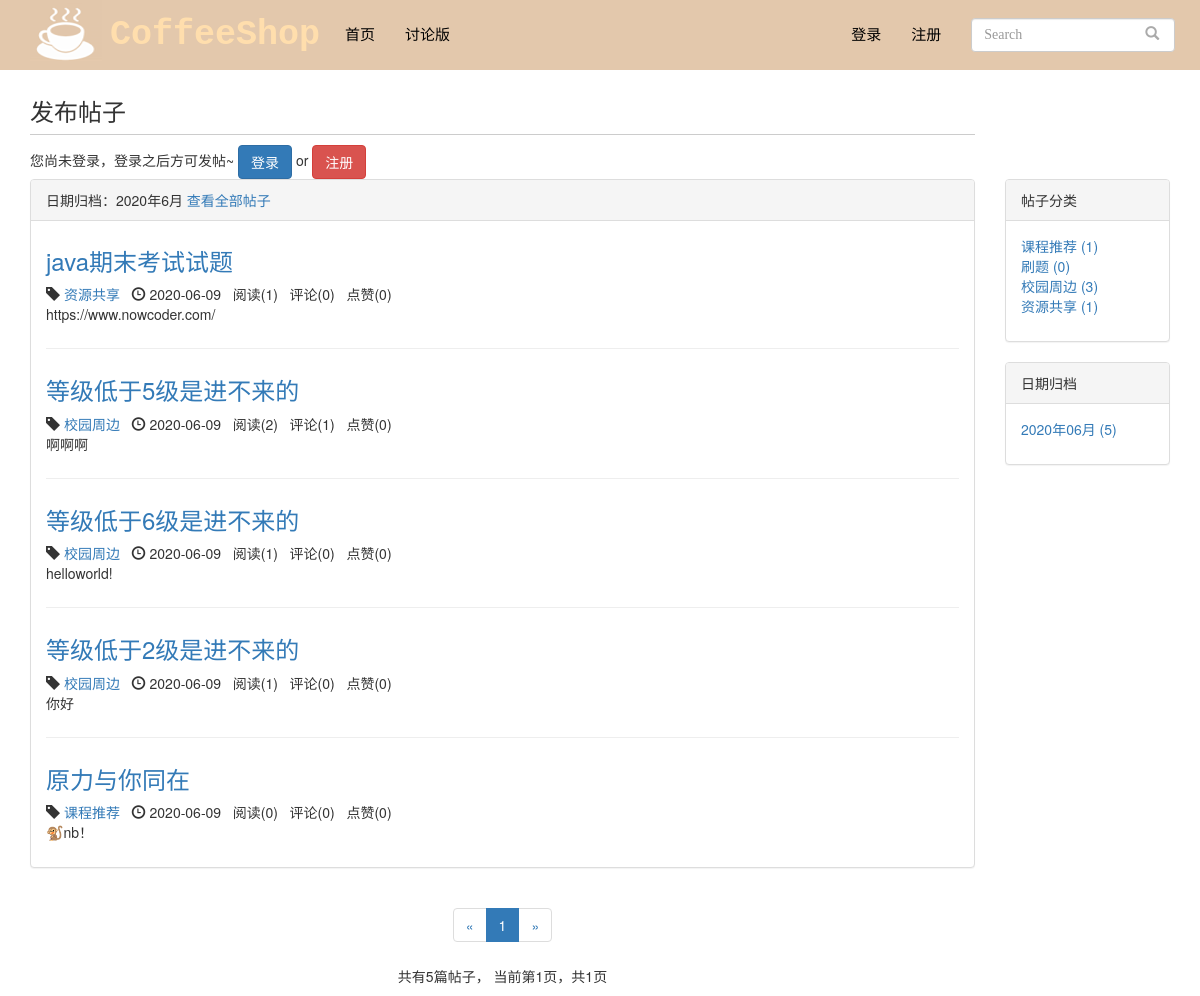
The app's page /blog/date/2020/6 with its own data.
### blog/models.py (models this page shows, shortened)
class Blog(models.Model, ReadNumExpandMethod):
    title = models.CharField(max_length=50)
    blog_type = models.ForeignKey(BlogType, on_delete=models.CASCADE)
    content = RichTextUploadingField()
    author = models.ForeignKey(User, on_delete=models.CASCADE)
    read_details = GenericRelation(ReadDetail)
    created_time = models.DateTimeField(auto_now_add=True)
    last_updated_time = models.DateTimeField(auto_now=True)
    blog_limit=models.IntegerField(default=0)
    class Meta:
        ordering = ['-created_time']

class BlogType(models.Model):
    type_name = models.CharField(max_length=15)
    def __str__(self):
        return self.type_name

### read_statistics/models.py (models this page shows)
class ReadNum(models.Model):
    read_num = models.IntegerField(default=0)
    content_type = models.ForeignKey(ContentType, on_delete=models.CASCADE)
    object_id = models.PositiveIntegerField()
    content_object = GenericForeignKey('content_type', 'object_id')

### likes/models.py (models this page shows)
class LikeCount(models.Model):
    content_type = models.ForeignKey(ContentType, on_delete=models.CASCADE)
    object_id = models.PositiveIntegerField()
    content_object = GenericForeignKey('content_type', 'object_id')
    liked_num = models.IntegerField(default=0)

### blog/views.py (the view)
# urls.py: path('date/<int:year>/<int:month>', views.blogs_with_date, name="blogs_with_date"),
def blogs_with_date(request, year, month):
    blogs_all_list = Blog.objects.filter(created_time__year=year, created_time__month=month)
    context = get_blog_list_common_data(request, blogs_all_list)
    context['blogs_with_date'] = '%s年%s月' % (year, month)
    return render(request, 'blog/blogs_with_date.html', context)

### user/forms.py (shortened to what this page needs)
class LoginForm(forms.Form):
    username_or_email = forms.CharField(
        label='用户名或邮箱',
        widget=forms.TextInput(attrs={'class':'form-control', 'placeholder':'请输入用户名或邮箱'})
    )
    password = forms.CharField(label='密码',
                               widget=forms.PasswordInput(attrs={'class':'form-control', 'placeholder':'请输入密码'}))

### comment/templatetags/comment_tags.py (called while the page is built)
@register.simple_tag
def get_comment_count(obj):
    content_type = ContentType.objects.get_for_model(obj)
    return Comment.objects.filter(content_type=content_type, object_id=obj.pk).count()

### likes/templatetags/likes_tags.py (called while the page is built)
@register.simple_tag
def get_like_count(obj):
    content_type = ContentType.objects.get_for_model(obj)
    like_count, created = LikeCount.objects.get_or_create(content_type=content_type, object_id=obj.pk)
    return like_count.liked_num

### read_statistics/models.py (called while the page is built)
    def get_read_num(self):
        try:
            ct = ContentType.objects.get_for_model(self)
            readnum = ReadNum.objects.get(content_type=ct, object_id=self.pk)
            return readnum.read_num
        except exceptions.ObjectDoesNotExist:
            return 0

### user/context_processors.py (called while the page is built)
def login_modal_form(request):
    return {'login_modal_form': LoginForm()}

### blog/templates/blog/blogs_with_date.html (shortened to what this page needs)
{% extends 'blog/blog_list.html' %}
{% block blog_list_title %}
    日期归档：{{ blogs_with_date }}
    <a href="{% url 'blog_list' %}">查看全部帖子</a>
{% endblock %}

### blog/templates/blog/blog_list.html (shortened to what this page needs)
{% extends 'base.html' %}
{% block nav_blog_active %}active{% endblock %}
{% load staticfiles %}
{% load comment_tags %}
{% load likes_tags %}
{% block header_extends %}
    <link rel="stylesheet" href="{% static 'blog/blog.css' %}">
{% endblock %}
{% block content %}
    <div class="container">
        <div class="row">
            <div class="col-xs-12 col-sm-8 col-md-9 col-lg-10">
                <div >
                    <div class="comment-area">
                    <h3 class="comment-area-title">发布帖子</h3>
                    {% if user.is_authenticated %}
                        <form action="{% url 'update_blog' %}" method="POST" style="overflow:hidden">
                            <label>{{ user.get_username }}，欢迎发帖~</label>
                            {% csrf_token %}
                            <div class="form-group">
                            <input type="text" name="title" class="form-control">
                            </div>
                            <div class="form-group">
                            <select name=blog_type class="form-control">
                            {% for blog_type in blog_types %}
                                <option value="{{ blog_type.pk }}">{{ blog_type.type_name }}</option>
                             {% endfor %}
                            </select>
                            </div>
                            <div class="form-group">
                            <select name=blog_limit class="form-control">
                                <option value="0">LV.0</option>
                                <option value="1">LV.1</option>
                                <option value="2">LV.2</option>
                                <option value="3">LV.3</option>
                                <option value="4">LV.4</option>
                                <option value="5">LV.5</option>
                                <option value="6">LV.6</option>
                            </select>
                            </div>
                            {% for field in blog_form %}
                                {{ field }}
                            {% endfor %}
                            <input type="submit" value="发布" class="btn btn-primary pull-right">
                        </form>
                    {% else %}
                        您尚未登录，登录之后方可发帖~
                        <a class="btn btn-primary" href="{% url 'login' %}?from={{ request.get_full_path }}">登录</a>
                        <span> or </span>
                        <a class="btn btn-danger" href="{% url 'register' %}?from={{ request.get_full_path }}">注册</a>
                    {% endif %}
                    </div>
                </div>
            </div>
        </div>
    </div>
    <div class="container">
        <div class="row">
            <div class="col-xs-12 col-sm-8 col-md-9 col-lg-10">
                <div class="panel panel-default">
                    <div class="panel-heading">{% block blog_list_title %}帖子列表{% endblock %}</div>
                    <div class="panel-body">
                        {% for blog in blogs %}
                            <div class="blog">
                                <h3><a href="{% url 'blog_detail' blog.pk %}">{{ blog.title }}</a></h3>
                                <p class="blog-info">
                                    <span class="glyphicon glyphicon-tag"></span> <a href="{% url 'blogs_with_type' blog.blog_type.pk %}">{{ blog.blog_type }}</a>&nbsp;&nbsp;
                                    <span class="glyphicon glyphicon-time"></span> {{ blog.created_time|date:"Y-m-d" }}&nbsp;&nbsp;
                                    阅读({{ blog.get_read_num }})&nbsp;&nbsp;
                                    评论({% get_comment_count blog %})&nbsp;&nbsp;
                                    点赞({% get_like_count blog %})
                                </p>
                                <p>{{ blog.content|striptags|truncatechars_html:120 }}</p>
                            </div>
                        {% empty %}
                            <div class="blog">
                                <h3>暂无帖子，敬请期待</h3>
                            </div>
                        {% endfor %}
                    </div>
                </div>
                <div class="paginator">
                    <ul class="pagination">
                        <li>
                            {% if page_of_blogs.has_previous %}
                                <a href="?page={{ page_of_blogs.previous_page_number }}" aria-label="Previous">
                                    <span aria-hidden="true">&laquo;</span>
                                </a>
                            {% else %}
                                <span aria-hidden="true">&laquo;</span>
                            {% endif %}
                        </li>
                        {% for page_num in page_range %}
                            {% if page_num == page_of_blogs.number %}
                                <li class="active"><span>{{ page_num }}</span></li>
                            {% else %}
                                {% if page_num == '...' %}
                                    <li><span>{{ page_num }}</span></li>
                                {% else %}
                                    <li><a href="?page={{ page_num }}">{{ page_num }}</a></li>
                                {% endif %}
                            {% endif %}
                        {% endfor %}
                        <li>
                            {% if page_of_blogs.has_next %}
                                <a href="?page={{ page_of_blogs.next_page_number }}" aria-label="Next">
                                    <span aria-hidden="true">&raquo;</span>
                                </a>
                            {% else %}
                                <span aria-hidden="true">&raquo;</span>
                            {% endif %}
                        </li>
                    </ul>
                    <p>
                        共有{{ page_of_blogs.paginator.count }}篇帖子，
                        当前第{{ page_of_blogs.number }}页，共{{ page_of_blogs.paginator.num_pages }}页
                    </p>
                </div>
            </div>
            <div class="hidden-xs col-sm-4 col-md-3 col-lg-2">
                <div class="panel panel-default">
                    <div class="panel-heading">帖子分类</div>
                    <div class="panel-body">
                        <ul class="blog-types">
                            {% for blog_type in blog_types %}
                                <li>
                                    <a href="{% url 'blogs_with_type' blog_type.pk %}">
                                        {{ blog_type.type_name }} ({{ blog_type.blog_count }})
                                    </a>
                                </li>
                            {% empty %}
                                <li>暂无分类</li>
                            {% endfor %}
                        </ul>
                    </div>
                </div>
                <div class="panel panel-default">
                    <div class="panel-heading">日期归档</div>
                    <div class="panel-body">
                        <ul>
                            {% for blog_date, blog_count in blog_dates.items %}
                                <li>
                                    <a href="{% url 'blogs_with_date' blog_date.year blog_date.month %}">
                                        {{ blog_date|date:"Y年m月" }} ({{ blog_count }})
                                    </a>
                                </li>
                            {% endfor %}
                        </ul>
                    </div>
                </div>
            </div>
        </div>
    </div>
{% endblock %}

### static/base.css (style rules this page uses)
* { margin: 0; padding: 0; }
body { margin-top: 70px!important; }
ul { list-style-type: none!important; }

### blog/static/blog/blog.css (style rules this page uses)
ul.blog-types { list-style-type: none; }
div.blog:not(:last-child) { margin-bottom: 2em; padding-bottom: 1em; border-bottom: 1px solid #eee; }
div.blog h3 { margin-top: 0.5em; }
div.blog p.blog-info { margin-bottom: 0; }
div.paginator { text-align: center; }
div.comment-area { margin-top: 2em; }
h3.comment-area-title { border-bottom: 1px solid #ccc; padding-bottom: 0.4em; }

### records on screen
Blog: title "java期末考试试题", blog_type "资源共享", created_time "2020-06-09", get_read_num "1", id "0", id.liked_num "0", content "https://www.nowcoder.com/"
Blog: title "等级低于5级是进不来的", blog_type "校园周边", created_time "2020-06-09", get_read_num "2", id "1", id.liked_num "0", content "啊啊啊"
Blog: title "等级低于6级是进不来的", blog_type "校园周边", created_time "2020-06-09", get_read_num "1", id "0", id.liked_num "0", content "helloworld!"
Blog: title "等级低于2级是进不来的", blog_type "校园周边", created_time "2020-06-09", get_read_num "1", id "0", id.liked_num "0", content "你好"
Blog: title "原力与你同在", blog_type "课程推荐", created_time "2020-06-09", get_read_num "0", id "0", id.liked_num "0", content "🐒nb！"
BlogType: type_name "课程推荐", blog_count "1"
BlogType: type_name "刷题", blog_count "0"
BlogType: type_name "校园周边", blog_count "3"
BlogType: type_name "资源共享", blog_count "1"

### other values on screen
{{ blogs_with_date }} "2020年6月"
{{ page_num }} "1"
{{ page_of_blogs.paginator.count }} "5"
{{ page_of_blogs.number }} "1"
{{ page_of_blogs.paginator.num_pages }} "1"
{{ blog_date|date:"Y年m月" }} "2020年06月"
{{ blog_count }} "5"
